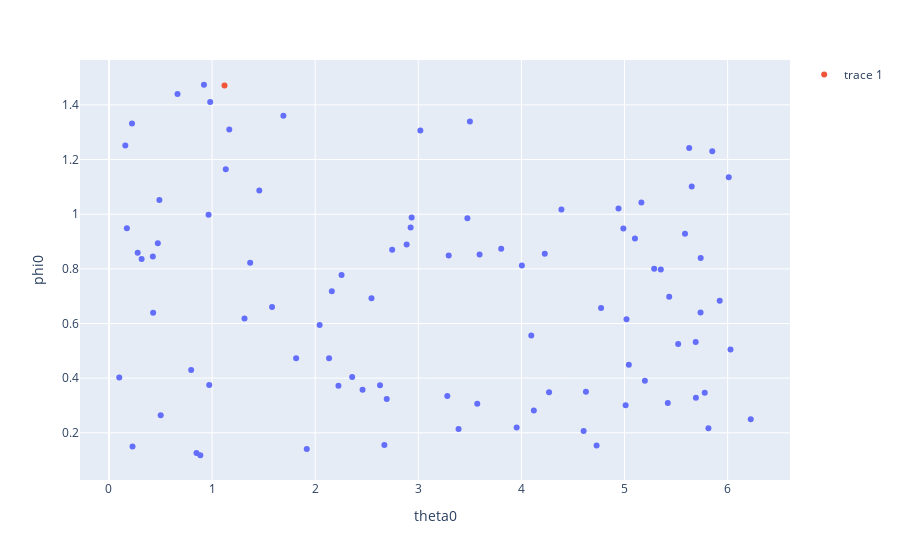

The notebook cell this image was saved under:
### Code cell
import plotly.express as px
import plotly.offline as pyo
import plotly.graph_objs as go
from matplotlib import pyplot as plt

frame=50
fig = px.scatter(vel_df.loc[vel_df["frame"]==frame], x="theta0", y="phi0")
fig.add_trace(go.Scatter(x=[wound_center_interp[frame, 2]], 
                         y=[sphere_df_master_sm.loc[frame, "wound_phi"]], mode="markers"))
fig.show()
